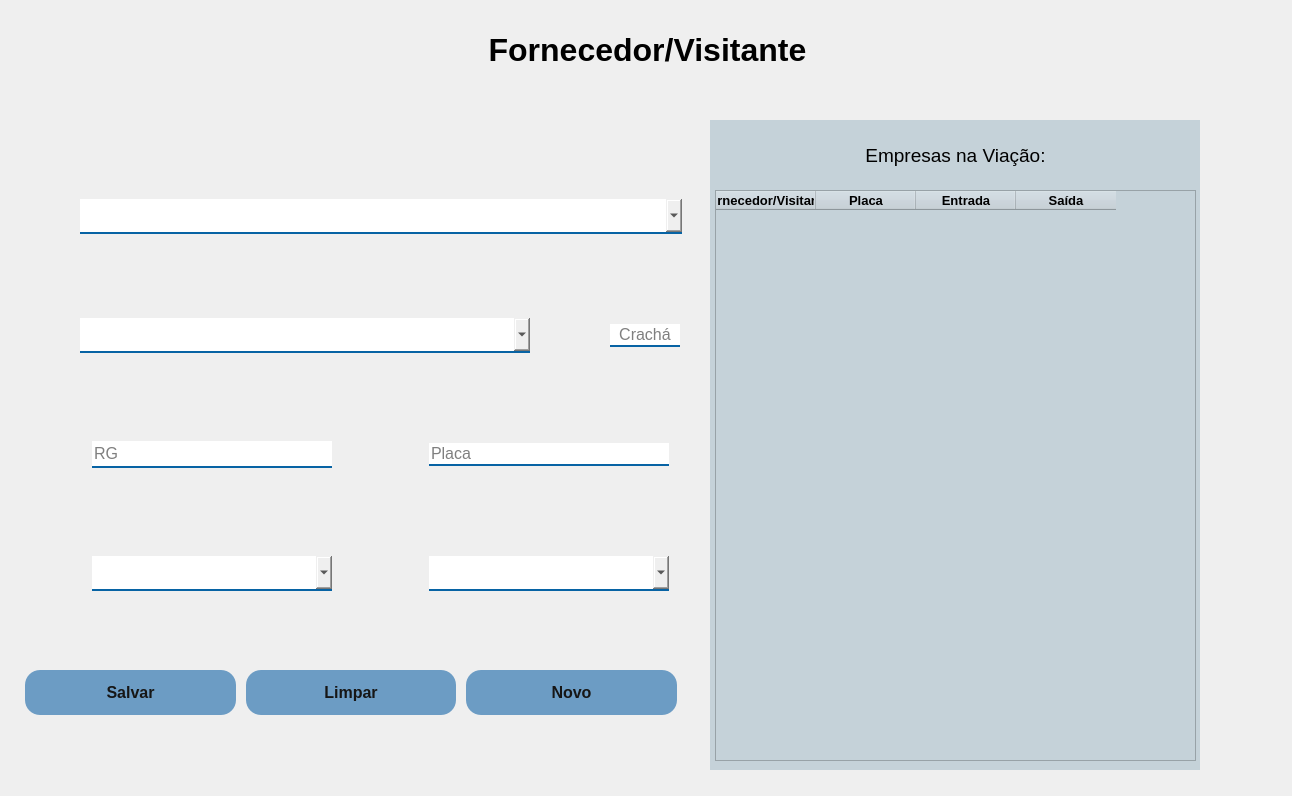
      <widget class="QWidget" name="pg_fonecedor">
       <widget class="QWidget" name="widget_fornecedor" native="true">
        <property name="geometry">
         <rect>
          <x>710</x>
          <y>120</y>
          <width>490</width>
          <height>650</height>
         </rect>
        </property>
        <property name="sizePolicy">
         <sizepolicy hsizetype="Fixed" vsizetype="Fixed">
          <horstretch>0</horstretch>
          <verstretch>0</verstretch>
         </sizepolicy>
        </property>
        <property name="minimumSize">
         <size>
          <width>490</width>
          <height>650</height>
         </size>
        </property>
        <property name="maximumSize">
         <size>
          <width>540</width>
          <height>650</height>
         </size>
        </property>
        <property name="styleSheet">
         <string notr="true">background-color: rgb(197, 210, 217);</string>
        </property>
        <widget class="QLabel" name="label_15">
         <property name="geometry">
          <rect>
           <x>10</x>
           <y>10</y>
           <width>471</width>
           <height>50</height>
          </rect>
         </property>
         <property name="maximumSize">
          <size>
           <width>16777215</width>
           <height>50</height>
          </size>
         </property>
         <property name="font">
          <font>
           <family>Arial</family>
           <pointsize>14</pointsize>
          </font>
         </property>
         <property name="text">
          <string>Empresas na Viação:</string>
         </property>
         <property name="alignment">
          <set>Qt::AlignCenter</set>
         </property>
        </widget>
        <widget class="QTableWidget" name="tabela_fornecedor">
         <property name="geometry">
          <rect>
           <x>5</x>
           <y>70</y>
           <width>481</width>
           <height>571</height>
          </rect>
         </property>
         <property name="minimumSize">
          <size>
           <width>481</width>
           <height>0</height>
          </size>
         </property>
         <property name="maximumSize">
          <size>
           <width>481</width>
           <height>16777215</height>
          </size>
         </property>
         <column>
          <property name="text">
           <string>Fornecedor/Visitante</string>
          </property>
          <property name="font">
           <font>
            <family>Arial</family>
            <pointsize>10</pointsize>
            <weight>75</weight>
            <bold>true</bold>
            <stylestrategy>PreferAntialias</stylestrategy>
           </font>
          </property>
          <property name="textAlignment">
           <set>AlignCenter</set>
          </property>
         </column>
         <column>
          <property name="text">
           <string>Placa</string>
          </property>
          <property name="font">
           <font>
            <family>Arial</family>
            <pointsize>10</pointsize>
            <weight>75</weight>
            <bold>true</bold>
           </font>
          </property>
          <property name="textAlignment">
           <set>AlignCenter</set>
          </property>
         </column>
         <column>
          <property name="text">
           <string>Entrada</string>
          </property>
          <property name="font">
           <font>
            <family>Arial</family>
            <pointsize>10</pointsize>
            <weight>75</weight>
            <bold>true</bold>
           </font>
          </property>
          <property name="textAlignment">
           <set>AlignCenter</set>
          </property>
         </column>
         <column>
          <property name="text">
           <string>Saída</string>
          </property>
          <property name="font">
           <font>
            <family>Arial</family>
            <pointsize>10</pointsize>
            <weight>75</weight>
            <bold>true</bold>
           </font>
          </property>
          <property name="textAlignment">
           <set>AlignCenter</set>
          </property>
         </column>
        </widget>
       </widget>
       <widget class="QLabel" name="label_5">
        <property name="geometry">
         <rect>
          <x>12</x>
          <y>0</y>
          <width>1271</width>
          <height>100</height>
         </rect>
        </property>
        <property name="maximumSize">
         <size>
          <width>16777215</width>
          <height>100</height>
         </size>
        </property>
        <property name="font">
         <font>
          <pointsize>24</pointsize>
          <weight>75</weight>
          <bold>true</bold>
         </font>
        </property>
        <property name="text">
         <string>Fornecedor/Visitante</string>
        </property>
        <property name="alignment">
         <set>Qt::AlignCenter</set>
        </property>
       </widget>
       <widget class="QWidget" name="layoutWidget">
        <property name="geometry">
         <rect>
          <x>10</x>
          <y>126</y>
          <width>682</width>
          <height>661</height>
         </rect>
        </property>
        <layout class="QVBoxLayout" name="verticalLayout">
         <item>
          <layout class="QHBoxLayout" name="horizontalLayout">
           <property name="spacing">
            <number>10</number>
           </property>
           <property name="leftMargin">
            <number>15</number>
           </property>
           <property name="rightMargin">
            <number>10</number>
           </property>
           <item>
            <widget class="QLabel" name="label_6">
             <property name="minimumSize">
              <size>
               <width>45</width>
               <height>45</height>
              </size>
             </property>
             <property name="maximumSize">
              <size>
               <width>45</width>
               <height>45</height>
              </size>
             </property>
             <property name="text">
              <string/>
             </property>
             <property name="pixmap">
              <pixmap resource="resources.qrc">:/icons/icons/fornecedor.png</pixmap>
             </property>
             <property name="scaledContents">
              <bool>true</bool>
             </property>
            </widget>
           </item>
           <item>
            <widget class="QComboBox" name="cmb_registro_fornecedor">
             <property name="minimumSize">
              <size>
               <width>0</width>
               <height>35</height>
              </size>
             </property>
             <property name="maximumSize">
              <size>
               <width>650</width>
               <height>16777215</height>
              </size>
             </property>
             <property name="font">
              <font>
               <family>Arial</family>
               <pointsize>12</pointsize>
              </font>
             </property>
             <property name="styleSheet">
              <string notr="true">border-left:None;
border-right:None;
border-top:None;
border-bottom: 2px solid #0763a4;
font: 12pt Arial;</string>
             </property>
             <property name="inputMethodHints">
              <set>Qt::ImhNone</set>
             </property>
             <property name="editable">
              <bool>false</bool>
             </property>
             <property name="currentIndex">
              <number>-1</number>
             </property>
            </widget>
           </item>
          </layout>
         </item>
         <item>
          <layout class="QHBoxLayout" name="horizontalLayout_8">
           <property name="spacing">
            <number>5</number>
           </property>
           <item>
            <layout class="QHBoxLayout" name="horizontalLayout_2">
             <property name="spacing">
              <number>10</number>
             </property>
             <property name="leftMargin">
              <number>15</number>
             </property>
             <property name="rightMargin">
              <number>10</number>
             </property>
             <item>
              <widget class="QLabel" name="label_7">
               <property name="minimumSize">
                <size>
                 <width>43</width>
                 <height>45</height>
                </size>
               </property>
               <property name="maximumSize">
                <size>
                 <width>45</width>
                 <height>45</height>
                </size>
               </property>
               <property name="text">
                <string/>
               </property>
               <property name="pixmap">
                <pixmap resource="resources.qrc">:/icons/icons/nome.png</pixmap>
               </property>
               <property name="scaledContents">
                <bool>true</bool>
               </property>
              </widget>
             </item>
             <item>
              <widget class="QComboBox" name="cmb_registro_nome">
               <property name="sizePolicy">
                <sizepolicy hsizetype="Preferred" vsizetype="Fixed">
                 <horstretch>157</horstretch>
                 <verstretch>27</verstretch>
                </sizepolicy>
               </property>
               <property name="minimumSize">
                <size>
                 <width>450</width>
                 <height>35</height>
                </size>
               </property>
               <property name="maximumSize">
                <size>
                 <width>450</width>
                 <height>16777215</height>
                </size>
               </property>
               <property name="font">
                <font>
                 <family>Arial</family>
                 <pointsize>12</pointsize>
                </font>
               </property>
               <property name="styleSheet">
                <string notr="true">border-left:None;
border-right:None;
border-top:None;
border-bottom: 2px solid #0763a4;
font-size: 12;</string>
               </property>
               <property name="inputMethodHints">
                <set>Qt::ImhNone</set>
               </property>
               <property name="editable">
                <bool>false</bool>
               </property>
               <property name="currentIndex">
                <number>-1</number>
               </property>
              </widget>
             </item>
            </layout>
           </item>
           <item>
            <layout class="QHBoxLayout" name="horizontalLayout_3">
             <property name="spacing">
              <number>10</number>
             </property>
             <property name="leftMargin">
              <number>10</number>
             </property>
             <property name="rightMargin">
              <number>10</number>
             </property>
             <item>
              <widget class="QLabel" name="label_10">
               <property name="minimumSize">
                <size>
                 <width>45</width>
                 <height>45</height>
                </size>
               </property>
               <property name="maximumSize">
                <size>
                 <width>45</width>
                 <height>45</height>
                </size>
               </property>
               <property name="text">
                <string/>
               </property>
               <property name="pixmap">
                <pixmap resource="resources.qrc">:/icons/icons/cracha.png</pixmap>
               </property>
               <property name="scaledContents">
                <bool>true</bool>
               </property>
              </widget>
             </item>
             <item>
              <widget class="QLineEdit" name="txt_registro_cracha">
               <property name="minimumSize">
                <size>
                 <width>70</width>
                 <height>0</height>
                </size>
               </property>
               <property name="maximumSize">
                <size>
                 <width>60</width>
                 <height>16777215</height>
                </size>
               </property>
               <property name="font">
                <font>
                 <family>Arial</family>
                 <pointsize>12</pointsize>
                </font>
               </property>
               <property name="styleSheet">
                <string notr="true">border-left:None;
border-right:None;
border-top:None;
border-bottom: 2px solid #0763a4;</string>
               </property>
               <property name="alignment">
                <set>Qt::AlignCenter</set>
               </property>
               <property name="placeholderText">
                <string>Crachá</string>
               </property>
              </widget>
             </item>
            </layout>
           </item>
          </layout>
         </item>
         <item>
          <layout class="QHBoxLayout" name="horizontalLayout_10">
           <property name="spacing">
            <number>5</number>
           </property>
           <item>
            <layout class="QHBoxLayout" name="horizontalLayout_4">
             <property name="spacing">
              <number>10</number>
             </property>
             <property name="leftMargin">
              <number>15</number>
             </property>
             <property name="rightMargin">
              <number>10</number>
             </property>
             <item>
              <widget class="QLabel" name="label_8">
               <property name="minimumSize">
                <size>
                 <width>45</width>
                 <height>45</height>
                </size>
               </property>
               <property name="maximumSize">
                <size>
                 <width>45</width>
                 <height>45</height>
                </size>
               </property>
               <property name="text">
                <string/>
               </property>
               <property name="pixmap">
                <pixmap resource="resources.qrc">:/icons/icons/documento.png</pixmap>
               </property>
               <property name="scaledContents">
                <bool>true</bool>
               </property>
              </widget>
             </item>
             <item>
              <widget class="QLineEdit" name="txt_registro_rg">
               <property name="sizePolicy">
                <sizepolicy hsizetype="Expanding" vsizetype="Fixed">
                 <horstretch>157</horstretch>
                 <verstretch>27</verstretch>
                </sizepolicy>
               </property>
               <property name="minimumSize">
                <size>
                 <width>240</width>
                 <height>27</height>
                </size>
               </property>
               <property name="maximumSize">
                <size>
                 <width>240</width>
                 <height>16777215</height>
                </size>
               </property>
               <property name="font">
                <font>
                 <family>Arial</family>
                 <pointsize>12</pointsize>
                </font>
               </property>
               <property name="styleSheet">
                <string notr="true">border-left:None;
border-right:None;
border-top:None;
border-bottom: 2px solid #0763a4;</string>
               </property>
               <property name="placeholderText">
                <string>RG</string>
               </property>
              </widget>
             </item>
            </layout>
           </item>
           <item>
            <layout class="QHBoxLayout" name="horizontalLayout_5">
             <property name="spacing">
              <number>10</number>
             </property>
             <property name="leftMargin">
              <number>15</number>
             </property>
             <property name="rightMargin">
              <number>10</number>
             </property>
             <item>
              <widget class="QLabel" name="label_9">
               <property name="minimumSize">
                <size>
                 <width>45</width>
                 <height>45</height>
                </size>
               </property>
               <property name="maximumSize">
                <size>
                 <width>45</width>
                 <height>45</height>
                </size>
               </property>
               <property name="text">
                <string/>
               </property>
               <property name="pixmap">
                <pixmap resource="resources.qrc">:/icons/icons/placa.png</pixmap>
               </property>
               <property name="scaledContents">
                <bool>true</bool>
               </property>
              </widget>
             </item>
             <item>
              <widget class="QLineEdit" name="txt_registro_placa">
               <property name="minimumSize">
                <size>
                 <width>240</width>
                 <height>0</height>
                </size>
               </property>
               <property name="maximumSize">
                <size>
                 <width>240</width>
                 <height>16777215</height>
                </size>
               </property>
               <property name="font">
                <font>
                 <family>Arial</family>
                 <pointsize>12</pointsize>
                </font>
               </property>
               <property name="styleSheet">
                <string notr="true">border-left:None;
border-right:None;
border-top:None;
border-bottom: 2px solid #0763a4;</string>
               </property>
               <property name="placeholderText">
                <string>Placa</string>
               </property>
              </widget>
             </item>
            </layout>
           </item>
          </layout>
         </item>
         <item>
          <layout class="QHBoxLayout" name="horizontalLayout_28">
           <property name="spacing">
            <number>5</number>
           </property>
           <item>
            <layout class="QHBoxLayout" name="horizontalLayout_6">
             <property name="spacing">
              <number>10</number>
             </property>
             <property name="leftMargin">
              <number>15</number>
             </property>
             <property name="rightMargin">
              <number>10</number>
             </property>
             <item>
              <widget class="QLabel" name="label_11">
               <property name="minimumSize">
                <size>
                 <width>45</width>
                 <height>45</height>
                </size>
               </property>
               <property name="maximumSize">
                <size>
                 <width>45</width>
                 <height>45</height>
                </size>
               </property>
               <property name="text">
                <string/>
               </property>
               <property name="pixmap">
                <pixmap resource="resources.qrc">:/icons/icons/departamento.png</pixmap>
               </property>
               <property name="scaledContents">
                <bool>true</bool>
               </property>
              </widget>
             </item>
             <item>
              <widget class="QComboBox" name="cmb_registro_departamento">
               <property name="sizePolicy">
                <sizepolicy hsizetype="Preferred" vsizetype="Fixed">
                 <horstretch>157</horstretch>
                 <verstretch>27</verstretch>
                </sizepolicy>
               </property>
               <property name="minimumSize">
                <size>
                 <width>240</width>
                 <height>35</height>
                </size>
               </property>
               <property name="maximumSize">
                <size>
                 <width>240</width>
                 <height>16777215</height>
                </size>
               </property>
               <property name="font">
                <font>
                 <family>Arial</family>
                 <pointsize>12</pointsize>
                </font>
               </property>
               <property name="styleSheet">
                <string notr="true">border-left:None;
border-right:None;
border-top:None;
border-bottom: 2px solid #0763a4;</string>
               </property>
              </widget>
             </item>
            </layout>
           </item>
           <item>
            <layout class="QHBoxLayout" name="horizontalLayout_7">
             <property name="spacing">
              <number>10</number>
             </property>
             <property name="leftMargin">
              <number>15</number>
             </property>
             <property name="rightMargin">
              <number>10</number>
             </property>
             <item>
              <widget class="QLabel" name="label_12">
               <property name="minimumSize">
                <size>
                 <width>45</width>
                 <height>45</height>
                </size>
               </property>
               <property name="maximumSize">
                <size>
                 <width>45</width>
                 <height>45</height>
                </size>
               </property>
               <property name="text">
                <string/>
               </property>
               <property name="pixmap">
                <pixmap resource="resources.qrc">:/icons/icons/autorizadopor.png</pixmap>
               </property>
               <property name="scaledContents">
                <bool>true</bool>
               </property>
              </widget>
             </item>
             <item>
              <widget class="QComboBox" name="cmb_registro_autorizadopor">
               <property name="sizePolicy">
                <sizepolicy hsizetype="Preferred" vsizetype="Fixed">
                 <horstretch>157</horstretch>
                 <verstretch>27</verstretch>
                </sizepolicy>
               </property>
               <property name="minimumSize">
                <size>
                 <width>240</width>
                 <height>35</height>
                </size>
               </property>
               <property name="maximumSize">
                <size>
                 <width>240</width>
                 <height>16777215</height>
                </size>
               </property>
               <property name="font">
                <font>
                 <family>Arial</family>
                 <pointsize>12</pointsize>
                </font>
               </property>
               <property name="styleSheet">
                <string notr="true">border-left:None;
border-right:None;
border-top:None;
border-bottom: 2px solid #0763a4;</string>
               </property>
              </widget>
             </item>
            </layout>
           </item>
          </layout>
         </item>
         <item>
          <layout class="QHBoxLayout" name="horizontalLayout_9">
           <property name="spacing">
            <number>10</number>
           </property>
           <property name="leftMargin">
            <number>15</number>
           </property>
           <property name="rightMargin">
            <number>15</number>
           </property>
           <property name="bottomMargin">
            <number>0</number>
           </property>
           <item>
            <widget class="QPushButton" name="btn_registrar_fornecedor">
             <property name="minimumSize">
              <size>
               <width>0</width>
               <height>45</height>
              </size>
             </property>
             <property name="maximumSize">
              <size>
               <width>16777215</width>
               <height>45</height>
              </size>
             </property>
             <property name="font">
              <font>
               <family>Arial</family>
               <pointsize>12</pointsize>
               <weight>75</weight>
               <bold>true</bold>
              </font>
             </property>
             <property name="styleSheet">
              <string notr="true">QPushButton{
	color: #161616;
	background-color: rgb(108, 156, 196);
	border-radius: 15px;
}
QPushButton:hover{
	color: #fff;
	background-color: rgb(116, 164, 191);
}</string>
             </property>
             <property name="text">
              <string>Salvar</string>
             </property>
             <property name="checkable">
              <bool>true</bool>
             </property>
             <property name="autoExclusive">
              <bool>true</bool>
             </property>
            </widget>
           </item>
           <item>
            <widget class="QPushButton" name="btn_f_limpar">
             <property name="minimumSize">
              <size>
               <width>0</width>
               <height>45</height>
              </size>
             </property>
             <property name="maximumSize">
              <size>
               <width>16777215</width>
               <height>45</height>
              </size>
             </property>
             <property name="font">
              <font>
               <family>Arial</family>
               <pointsize>12</pointsize>
               <weight>75</weight>
               <bold>true</bold>
              </font>
             </property>
             <property name="styleSheet">
              <string notr="true">QPushButton{
	color: #161616;
	background-color: rgb(108, 156, 196);
	border-radius: 15px;
}
QPushButton:hover{
	color: #fff;
	background-color: rgb(116, 164, 191);
}</string>
             </property>
             <property name="text">
              <string>Limpar</string>
             </property>
             <property name="checkable">
              <bool>true</bool>
             </property>
             <property name="autoExclusive">
              <bool>true</bool>
             </property>
            </widget>
           </item>
           <item>
            <widget class="QPushButton" name="btn_pg_novo_fornecedor">
             <property name="minimumSize">
              <size>
               <width>0</width>
               <height>45</height>
              </size>
             </property>
             <property name="maximumSize">
              <size>
               <width>16777215</width>
               <height>45</height>
              </size>
             </property>
             <property name="font">
              <font>
               <family>Arial</family>
               <pointsize>12</pointsize>
               <weight>75</weight>
               <bold>true</bold>
              </font>
             </property>
             <property name="styleSheet">
              <string notr="true">QPushButton{
	color: #161616;
	background-color: rgb(108, 156, 196);
	border-radius: 15px;
}
QPushButton:hover{
	color: #fff;
	background-color: rgb(116, 164, 191);
}</string>
             </property>
             <property name="text">
              <string>Novo</string>
             </property>
             <property name="checkable">
              <bool>true</bool>
             </property>
             <property name="autoExclusive">
              <bool>true</bool>
             </property>
            </widget>
           </item>
          </layout>
         </item>
        </layout>
       </widget>
      </widget>
